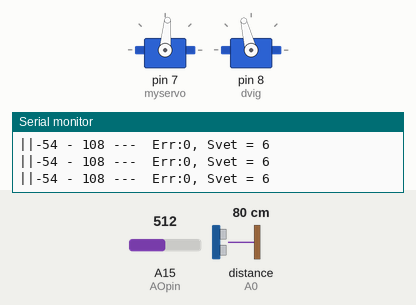
This sketch was run on a simulated Arduino Mega 2560, built with avr-gcc and run on an emulated ATmega2560. Shown: 2 × servo, the last lines printed to the serial monitor. Inputs (shaded band) come from the test bench; at power-on: distance to the obstacle (sensor on A0) 80 cm, A15 (AOpin) = 512.

Above: at 2.2 s.
2.3 s: distance to the obstacle (sensor on A0) set to 55 cm
3.8 s: distance to the obstacle (sensor on A0) set to 47 cm
At 4.9 s:
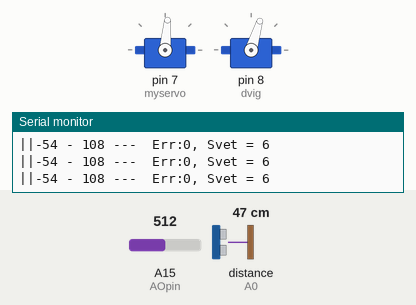
5.3 s: A15 (AOpin) set to 870
At 5.33 s:
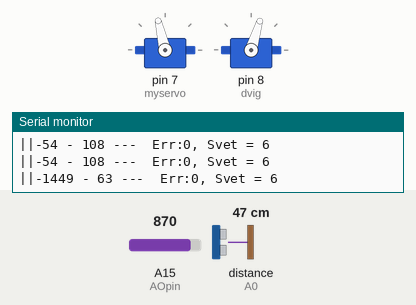
Timing chart, 0 to 8.3 s (numbered marks = the images above; inputs shaded):
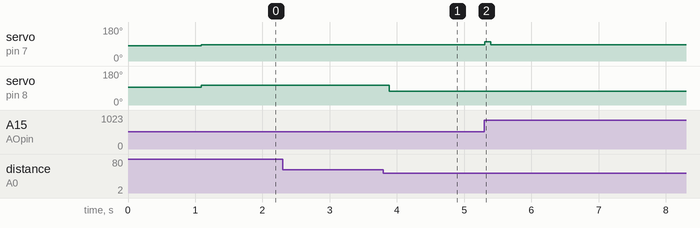

The sketch:

Arseny_testing.ino
```cpp
//Arseny_tachka_v2.ino
#include <Servo.h>
#include <SharpIR.h>
//3.12.17.ino
SharpIR SharpIR(A0, 1080);

static const byte PACKET_SIZE = 128;
static const byte VALUE_SIZE = 1;
static const boolean SEPARATE_VALUES = false;

const unsigned char PS_32 = (1 << ADPS2) | (1 << ADPS0);
const unsigned char PS_128 = (1 << ADPS2) | (1 << ADPS1) | (1 << ADPS0);
int CLKpin = 20; // CLK - Clock
int SIpin = 21; // SI - Serial input
int AOpin = A15; // AO - Analog output
int IntArray[128];
char ptxt[128 + 1];
int SumAngle=0;
int knopp;
int TurnCoef[128];
int error=0;
int old_error=0;
int ActiveSens=0;
int svetSignal=6;
int time=0;
int oldTime=0;
int i=0;

Servo myservo;
Servo dvig;

void setup() {

	for(int i=0; i<128; i++){
		TurnCoef[i]=-64+i;
	}

	Serial.begin(115200);
	Serial1.begin(115200);

	CameraPreparation();

	myservo.attach(7);
	dvig.attach(8);
	dvig.writeMicroseconds(1500) ;
	myservo.write(82) ;

	delay(1000);
}

void loop()
{

	Reading_line();

    int error = (SumAngle/ActiveSens);
    myservo.writeMicroseconds (1420-(error*9)+1.10051105*(error-old_error));
    int old_error = error;
 	// dvig.writeMicroseconds(1604); // Рабочая строка

 	SvetoforRead();
 	CalculationSpeed();
 	Printing();
}


void ClockPulse(){
	delayMicroseconds(1);
	digitalWrite(CLKpin, HIGH);
	digitalWrite(CLKpin, LOW);
}


void SvetoforRead()
{
	time=millis();
	if (Serial1.available())
	{
		svetSignal = Serial1.read();
		oldTime = time;
	}
	else if (time-oldTime>1500)
	{
		svetSignal = 6;
	}
	while(Serial1.available()){Serial1.read();}
}


void Printing()
{

	Serial.print(SumAngle);
	Serial.print(" - ");
	Serial.print(ActiveSens);
	Serial.print(" --- ");
	Serial.print(" Err:");
	Serial.print(error);
	Serial.print(", Svet = ");
	Serial.println(svetSignal);
}

void CalculationSpeed()
{
	int dis=SharpIR.distance();
	if(dis<=50)
	{
		dvig.writeMicroseconds(1300);
	}
	else
	{
		if(svetSignal==0|svetSignal==1|svetSignal==5)
		{
			if(ActiveSens>=30){
				dvig.writeMicroseconds(1300);
				if(i==2){
					delay(5000);
				}
			}
			else{
				if(ActiveSens<=5){
					dvig.writeMicroseconds(1500);
					delay(500);
					dvig.writeMicroseconds(1200);
					delay(1000);
				}
				dvig.writeMicroseconds((1620-error/10)-25);

			}
		}
		else
		{
			dvig.writeMicroseconds(1620-error/10);
		}
	}
	i=i+1;
}

void CameraPreparation()
{
	pinMode(CLKpin, OUTPUT);
	pinMode(SIpin, OUTPUT);

	ADCSRA &= ~PS_128;
	ADCSRA |= PS_32; // теперь одно АЦП преобразование займет ~30 мкс

 	analogReference(DEFAULT);

  	digitalWrite(21,LOW);
  	digitalWrite(20,LOW);

  	digitalWrite(SIpin, HIGH);
  	ClockPulse();
  	digitalWrite(SIpin, LOW);

  	for(int i=0;i< 260;i++)
  	{
  		ClockPulse();
  	}
}


void Reading_line()
{

	ActiveSens=0;
	SumAngle=0;

	// Запуск нового измерения
	digitalWrite(SIpin, HIGH);
	ClockPulse();
	digitalWrite(SIpin, LOW);

  	// Чистка регистра датчика от мусора
  	for(int i = 0; i < 128; i++){
  		ClockPulse();
  	}

  	// Экспозиция 3мс
  	delay(60);

  	// Запуск сбора данных
  	digitalWrite(SIpin, HIGH);
  	ClockPulse();
  	digitalWrite(SIpin, LOW);

  	// Чтение 128 пикселей
  	for(int i=0; i < 128; i++){
        delayMicroseconds(20); // пауза для фиксации значения на АЦП
        IntArray[i] = analogRead(AOpin);
        ClockPulse();
    }

  	Serial.print("|");
  	for(int i=10; i<118; i++){
      	if (IntArray[i] > 860)
      	{
      		// Serial.print("1");
      	}
      	else
      	{
      		ActiveSens++;
      		// Serial.print(" ");
      		SumAngle+=TurnCoef[i];
      	}
      }
      Serial.print("|");
}
```

Measured:
- the behaviour switches between 51 and 50 cm on distance to the obstacle (sensor on A0) (found by bisection; images 0 and 1)
- after the input at 3.8 s, servo on pin 8 (dvig): 104° → 73° after 0.08 s
- after the input at 5.3 s, servo on pin 7 (myservo): 85° → 103° at once, → 86° 0.09 s later
